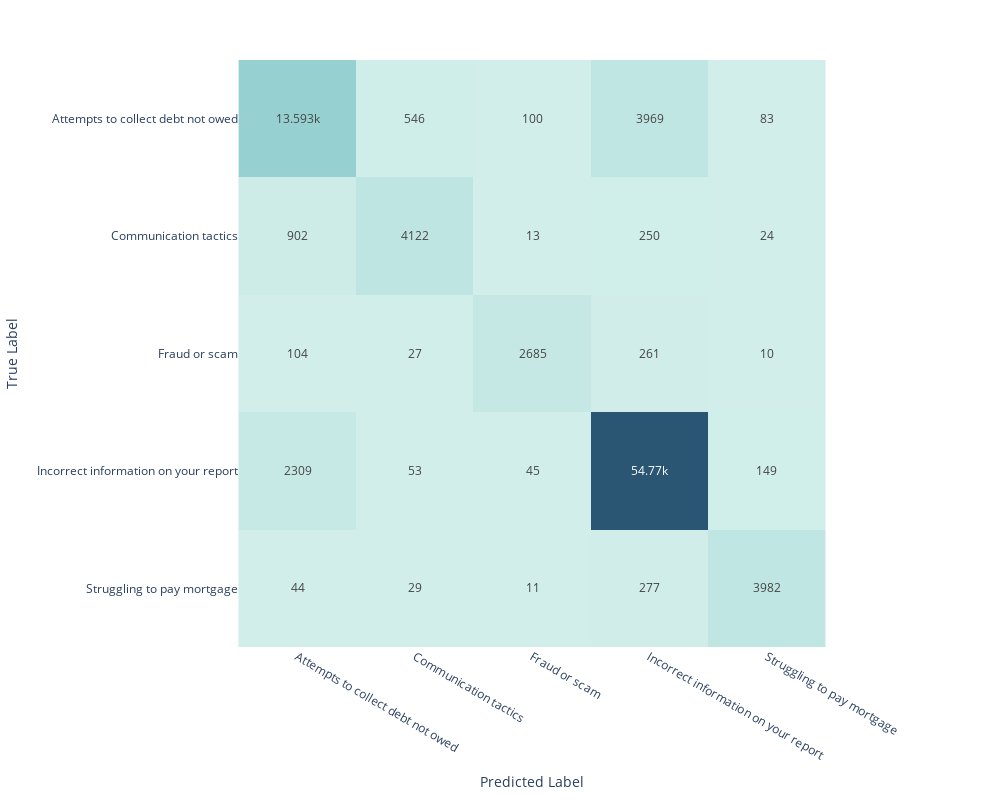

Write notebook code for a chart like this one.
### Code cell
fig = px.imshow(confusion_matrix(y_test, y_pred),
                width=1000,
                height=800,
                text_auto=True,
                labels=dict(x="Predicted Label",
                            y="True Label"),
                            x=tuple(complaints_dict.keys()),
                            y=tuple(complaints_dict.keys()),
                            color_continuous_scale='Teal'
                            )

fig.update(layout_coloraxis_showscale=False)
#fig.update_layout(zaxis = dict(tickformat = "digits"))
fig.show()

#fig.write_html('confusion_matrix.html')

### Figure 1 — Plotly figure (JSON) as saved in the notebook; plotly's stock layout.template omitted (floating-point values rounded to 4 significant figures)
{"data": [{"coloraxis": "coloraxis", "hovertemplate": "Predicted Label: %{x}<br>True Label: %{y}<br>color: %{z}<extra></extra>", "name": "0", "texttemplate": "%{z}", "type": "heatmap", "x": ["Attempts to collect debt not owed", "Communication tactics", "Fraud or scam", "Incorrect information on your report", "Struggling to pay mortgage"], "xaxis": "x", "y": ["Attempts to collect debt not owed", "Communication tactics", "Fraud or scam", "Incorrect information on your report", "Struggling to pay mortgage"], "yaxis": "y", "z": [[13593, 546, 100, 3969, 83], [902, 4122, 13, 250, 24], [104, 27, 2685, 261, 10], [2309, 53, 45, 54770, 149], [44, 29, 11, 277, 3982]]}], "layout": {"coloraxis": {"colorscale": [[0, "rgb(209, 238, 234)"], [0.1667, "rgb(168, 219, 217)"], [0.3333, "rgb(133, 196, 201)"], [0.5, "rgb(104, 171, 184)"], [0.6667, "rgb(79, 144, 166)"], [0.8333, "rgb(59, 115, 143)"], [1, "rgb(42, 86, 116)"]], "showscale": false}, "height": 800, "margin": {"t": 60}, "width": 1000, "xaxis": {"anchor": "y", "constrain": "domain", "domain": [0, 1], "scaleanchor": "y", "title": {"text": "Predicted Label"}}, "yaxis": {"anchor": "x", "autorange": "reversed", "constrain": "domain", "domain": [0, 1], "title": {"text": "True Label"}}}}
